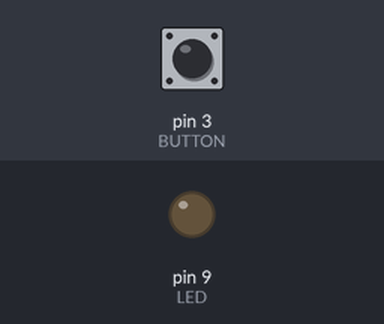
The sketch below on a simulated Arduino Uno, built with avr-gcc and run on an emulated ATmega328P. Shown: output pins drawn as LEDs (lit = HIGH). The test bench sets the inputs (shaded band); at power-on: pin 3 (BUTTON) LOW.

Above: at 1.2 s.
1.3 s: pin 3 (BUTTON) pulled HIGH for 0.15 s
At 1.37 s:
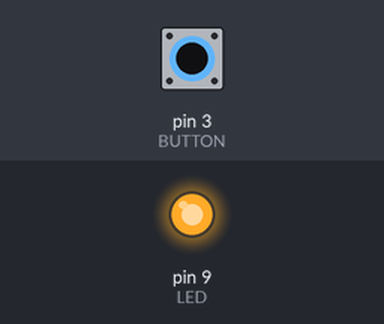
2.9 s: pin 3 (BUTTON) pulled HIGH for 3.2 s
At 7.3 s:
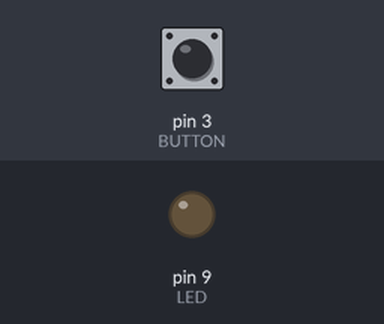
Timing chart, 0 to 8.8 s (numbered marks = the images above; inputs shaded):
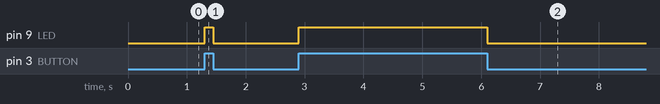

The sketch:

ex3.ino
```cpp
const int BUTTON = 3;
const int LED = 9;
int BUTTONState = 0;

void setup() {
  pinMode(LED, OUTPUT);
  pinMode(BUTTON, INPUT);
}

void loop() {
  BUTTONState = digitalRead(BUTTON);
  if (BUTTONState == HIGH) {
     digitalWrite(LED, HIGH);
   }
 else {
    digitalWrite(LED, LOW);
   }
}
```

Measured:
- after the input at 1.3 s, pin 9 (LED): LOW → HIGH at once, → LOW 0.15 s later
- after the input at 2.9 s, pin 9 (LED): LOW → HIGH at once, → LOW 3.2 s later
